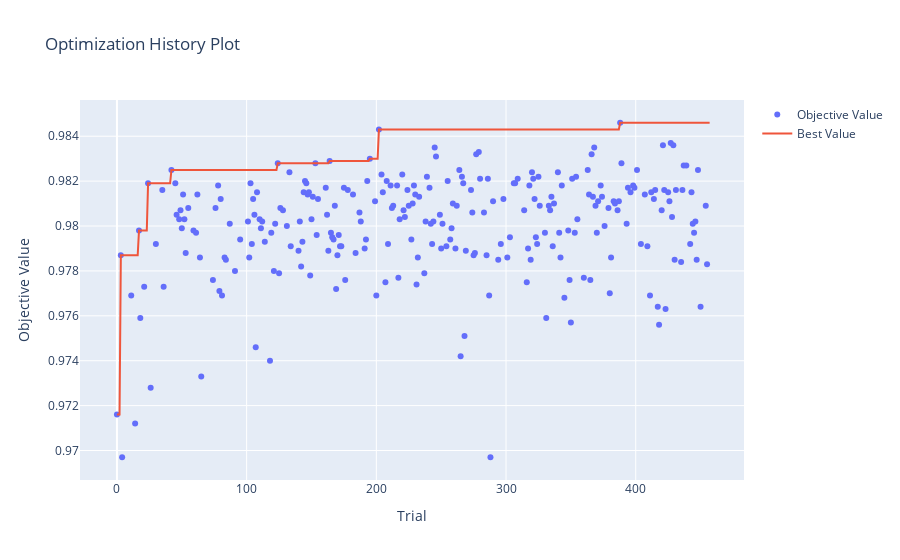

Notebook code cell kept with this figure:
### Code cell
import optuna 

study = optuna.load_study(study_name="mnist_medium", storage="sqlite:///mnist.db")

# Get the best trial
best_trial = study.best_trial

print(f"Best Trial: {best_trial.number}")
print(f"Best Parameters: {best_trial.params}")
print(f"Best Accuracy: {best_trial.value}")

optuna.visualization.plot_optimization_history(study)

### Figure 1 — Plotly figure (JSON) as saved in the notebook; plotly's stock layout.template omitted (floating-point values rounded to 4 significant figures; data arrays with more than 128 entries replaced by an {"elided": "..."} marker saying what was removed)
{"data": [{"mode": "markers", "name": "Objective Value", "type": "scatter", "x": {"elided": "266 int values"}, "y": {"elided": "266 float values"}}, {"mode": "lines", "name": "Best Value", "type": "scatter", "x": {"elided": "458 int values"}, "y": {"elided": "458 float values"}}, {"marker": {"color": "#cccccc"}, "mode": "markers", "name": "Infeasible Trial", "showlegend": false, "type": "scatter", "x": [], "y": []}], "layout": {"title": {"text": "Optimization History Plot"}, "xaxis": {"title": {"text": "Trial"}}, "yaxis": {"title": {"text": "Objective Value"}}}}
